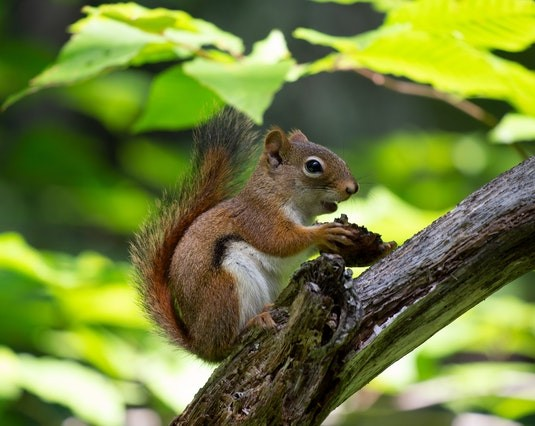
#> input picture images/squirrel_cls.jpg, 535 x 426 px, found by its file name
$ jupyter execute eqHist.ipynb
#> lines starting #> are read from the running program, lines starting #| are printed output that depends on the picture
[cell 1]
import cv2 as cv
import numpy as np
import matplotlib.pyplot as plt

[cell 2]
ardilla_gray = cv.imread("/Users/miguelcamargorojas/Documents/UP/PDI-Ago-dic25/Grupo B/images/squirrel_cls.jpg", 0)
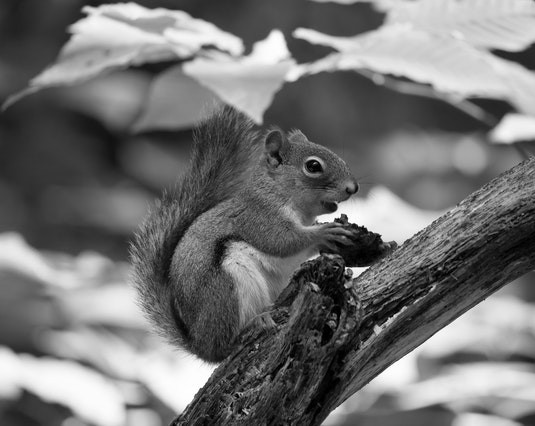
#> ardilla_gray: shape (426, 535); min 0, max 255, mean 115.6

[cell 3]
ardilla_gray.shape
#> Out = (426, 535)

[cell 4]
hist_gray = cv.calcHist([ardilla_gray], [0], None, [256], [0, 256])
#> hist_gray = 256 values, max 2270 at index 54, min 81 at index 254, mean 890.3
plt.plot(hist_gray)
plt.show()
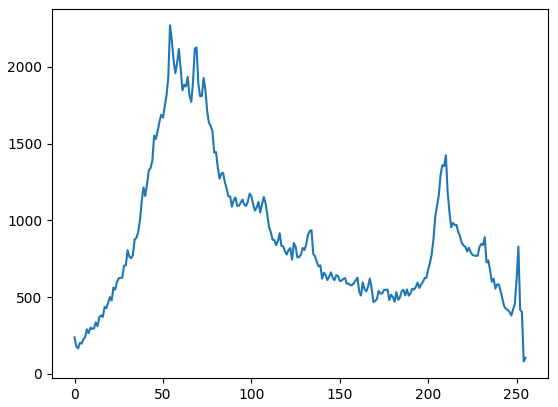
#> figure drawn by matplotlib, 1 panel; curve peaks at x = 54, y = 2270

1) Calcular el histograma de la imagen original
2) Calcular la cdf (cumulative distribution function)
3) Remapear los valores de la imagen original a los de la cdf

[cell 5]
ardilla_gray_eq = cv.equalizeHist(ardilla_gray)
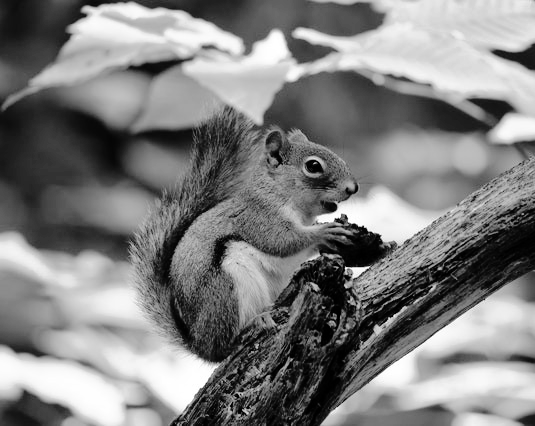
#> ardilla_gray_eq: shape (426, 535); min 0, max 255, mean 128

[cell 6]
plt.imshow(np.hstack((ardilla_gray, ardilla_gray_eq)), cmap="gray")
plt.show()
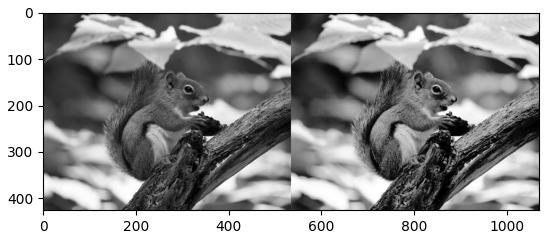
#> figure drawn by matplotlib, 1 panel

[cell 7]
hist_gray_eq = cv.calcHist([ardilla_gray_eq], [0], None, [256], [0, 256])
#> hist_gray_eq = 256 values, max 2270 at index 50, min 0 at index 24, mean 890.3
plt.plot(hist_gray_eq)
plt.show()
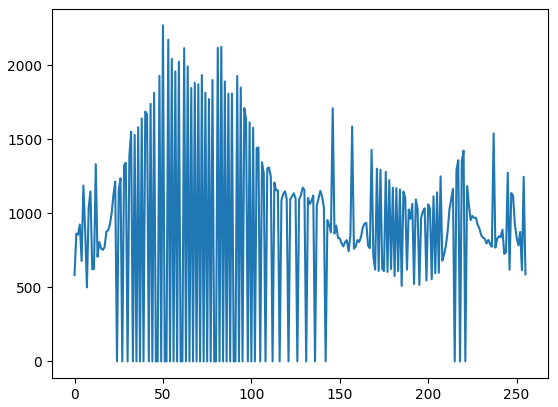
#> figure drawn by matplotlib, 1 panel; curve peaks at x = 50, y = 2270

[cell 8]
print(ardilla_gray.size)
#| 227910

[cell 9]
print(ardilla_gray_eq.size)
#| 227910

---
COLOR

RGB

[cell 10]
ardilla_rgb = cv.imread("/Users/miguelcamargorojas/Documents/UP/PDI-Ago-dic25/Grupo B/images/squirrel_cls.jpg")[:, :, ::-1]

[cell 11]
r, g, b = cv.split(ardilla_rgb)
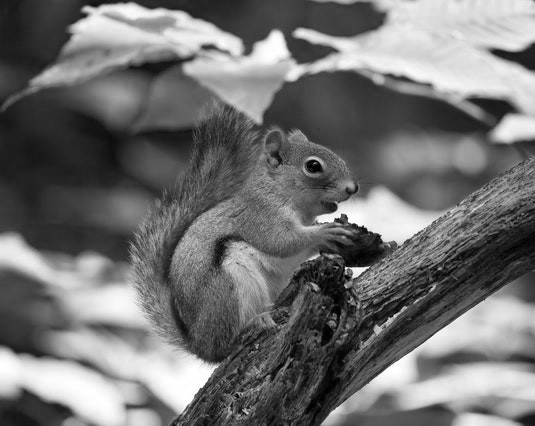
#> r: shape (426, 535); min 0, max 255, mean 113.4
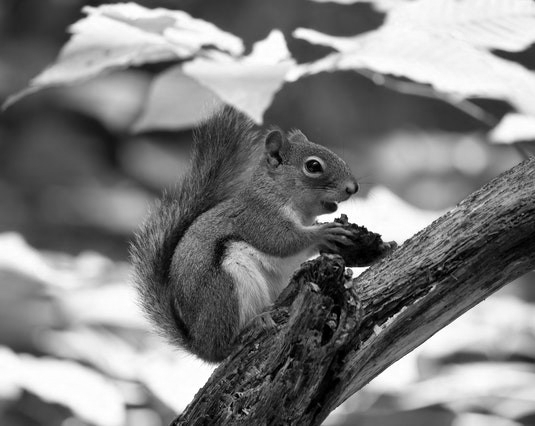
#> g: shape (426, 535); min 0, max 255, mean 127.8
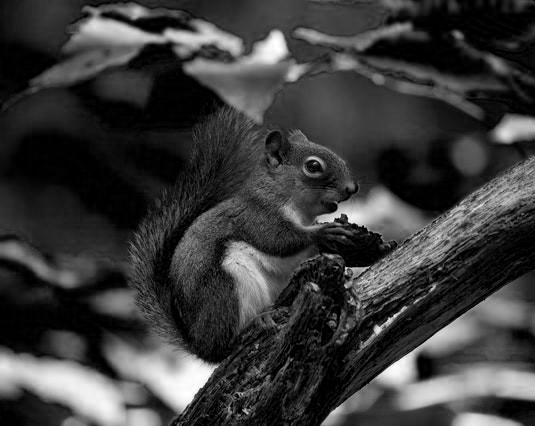
#> b: shape (426, 535); min 0, max 255, mean 58.8

[cell 12]
r_eq = cv.equalizeHist(r)
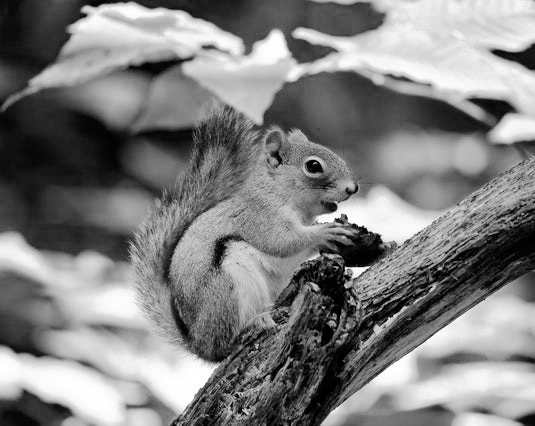
#> r_eq: shape (426, 535); min 0, max 255, mean 128.1

[cell 13]
plt.imshow(ardilla_rgb)
plt.show()

[cell 14]
plt.imshow(cv.merge((r_eq, g, b)))
plt.show()
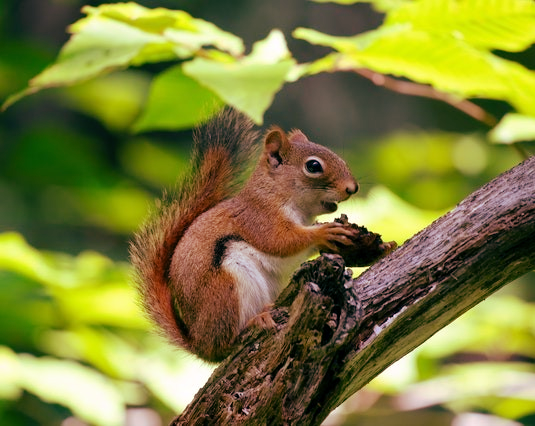
#> shown: shape (426, 535, 3); mean R, G, B 128.1, 127.8, 58.8
